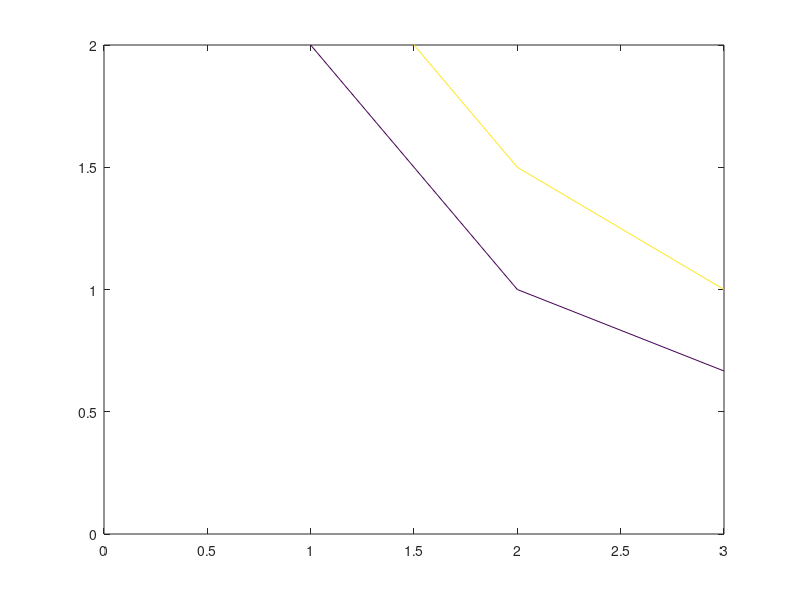

Write MATLAB code to recreate this figure.
% Bar chart
ages = 20:27; students = [2 1 4 3 2 2 0 1];
%figure(1); bar(ages, students)
axis([19.5 27.5 0 5])
xlabel('age of students '); ylabel('number of students ')
%figure(2); barh(ages, students)
axis([0 5 19.5 27.5])
ylabel('age of students '); xlabel('number of students ')

% Pie chart
strength = [55 52 36 28 13 16];
Labels = {'SVP','SP','FDP','CVP','GR','Div'}
%figure(3); pie(strength)
%figure(4); pie(strength, [0 1 0 0 0 0], Labels)
%figure(5); pie3(strength, Labels)

% 2D Stem chart -  a diagram that quickly summarizes data while maintaining the individual data point.
ii = randi(10, 100, 1); % generate 100 random integers between 1 and 10
[anz, cent] = hist(ii, unique(ii)) % count the events
%figure(6); stem(cent, anz) % generate a 2D stem graph
xlabel('value '); ylabel('number of events '); axis([0 11, -1 max(anz)+1])

% 3D Stem chart
theta = 0:0.2:6;
%figure(7); stem3 (cos (theta), sin (theta), theta);
xlabel('x'); ylabel('y'); zlabel('height ')

% Rose chart - a diagram shows the circular distribution of directional data
% Stair step chart - a diagram is useful for drawing time-history graphs of digitally sampled data.
dataRaw = randi([5 10], 1, 400);
%figure(8); rose(dataRaw, 8) % generate rose plot
title('angular histogram with 8 sectors ')
[data, cent] = hist(dataRaw, unique(dataRaw)) % count the events
%figure(9); stairs(cent, data) % generate stairstep plot
xlabel('value '); ylabel('number of events ');

x = 0:3;
y = 0:2;
z = y' * x;
contour (x, y, z, 2:3)



% Statistic
x
y = sin(x) % generate some artificial data
MeanValues = [mean(x), mean(y)]
Variances = [var(x), var(y)]
StandardDev = [std(x), std(y)]
Covariance = cov(x, y)
Correlation = corr(x, y)

% Statistic with matrix
N = 5
m = rand(N)
mean(m)
var(m)
std(m)
cov(m)
corrcoef(m)

